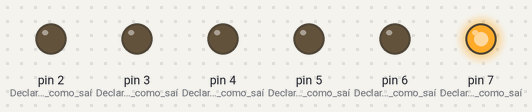
This sketch was run on a simulated Arduino Uno, built with avr-gcc and run on an emulated ATmega328P. On the bench: output pins drawn as LEDs (lit = HIGH).

Above: at 0.5 s.
At 4.5 s:
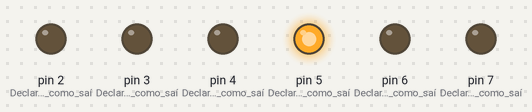
At 6.5 s:
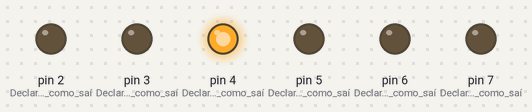
At 7.5 s:
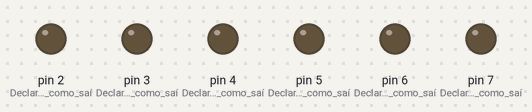
At 10.5 s:
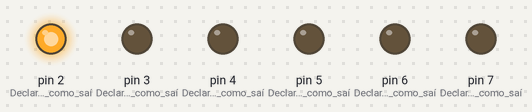
At 14.5 s:
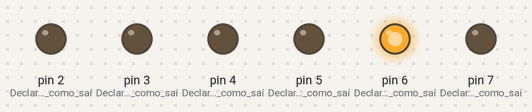
Timing chart, 0 to 15.6 s (numbered marks = the images above):
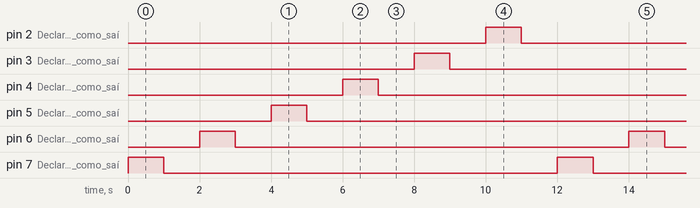

The sketch:

Exemplo_2.ino
```cpp
/********************** Exemplo 2 ***********************/

void setup() {//A função setup é executado uma vez quando você liga
              //a placa ou preciona o botão reset.

   pinMode(7, OUTPUT);// Declara o pino 7 como saída.
    pinMode(6, OUTPUT);// Declara o pino 6 como saída.
     pinMode(5, OUTPUT);// Declara o pino 5 como saída.
      pinMode(4, OUTPUT);// Declara o pino 4 como saída.
       pinMode(3, OUTPUT);// Declara o pino 3 como saída.
        pinMode(2, OUTPUT);// Declara o pino 2 como saída.

}

void loop() {//A rotina loop executa a função repetidamente.
  digitalWrite(7, HIGH);  // Liga o Led conectado ao pino 7.
  delay(1000);            // Aguarda po 1 segundo.
  digitalWrite(7, LOW);   // Desliga o Led Conectado ao pino 7.
  delay(1000);            // Aguarda po 1 segundo.
  digitalWrite(6, HIGH);  // Liga o Led conectado ao pino 6.
  delay(1000);            // Aguarda po 1 segundo.
  digitalWrite(6, LOW);   // Desliga o Led Conectado ao pino 6.
  delay(1000);            // Aguarda po 1 segundo.
  digitalWrite(5, HIGH);  // Liga o Led conectado ao pino 5.
  delay(1000);            // Aguarda po 1 segundo.
  digitalWrite(5, LOW);   // Desliga o Led Conectado ao pino 5.
  delay(1000);            // Aguarda po 1 segundo.
  digitalWrite(4, HIGH);  // Liga o Led conectado ao pino 4.
  delay(1000);            // Aguarda po 1 segundo.
  digitalWrite(4, LOW);   // Desliga o Led Conectado ao pino 4.
  delay(1000);            // Aguarda po 1 segundo.
  digitalWrite(3, HIGH);  // Liga o Led conectado ao pino 3.
  delay(1000);            // Aguarda po 1 segundo.
  digitalWrite(3, LOW);   // Desliga o Led Conectado ao pino 3.
  delay(1000);
  digitalWrite(2, HIGH);  // Liga o Led conectado ao pino 2.
  delay(1000);            // Aguarda po 1 segundo.
  digitalWrite(2, LOW);   // Desliga o Led Conectado ao pino 2.
  delay(1000);            // Aguarda po 1 segundo.

}
```

Measured:
- by itself, pin 2 (Declara_o_pino_2_como_saí), pin 3 (Declara_o_pino_3_como_saí), pin 4 (Declara_o_pino_4_como_saí), pin 5 (Declara_o_pino_5_como_saí), pin 6 (Declara_o_pino_6_como_saí), pin 7 (Declara_o_pino_7_como_saí): alternates HIGH for 1.0 s and LOW for 11.0 s
- by itself, everything shown: repeats every 12.0 s, in 12 steps
